Frame 1 (no input): blank canvas, image omitted
Frame 60 (the mouse pressed at the canvas centre just before this capture): blank canvas, image omitted
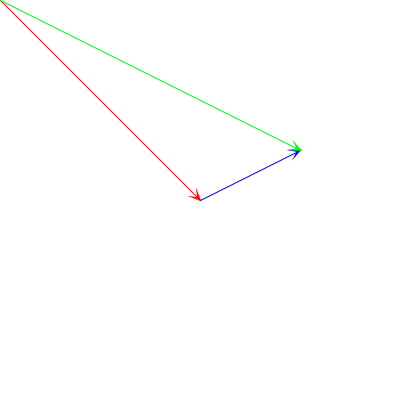
Frame 120 (the mouse held since frame 60 and released just before this capture)

The Processing sketch whose frames 1 and 60 were blank and that drew this single picture after the mouse press (run headless with seeded random() and noise(); from frame 60 on, the mouse is pressed at the canvas centre):

// Processing sketch: PVector_fonctions_dessin_fleche
// ── PVector_fonctions_dessin_fleche.pde
PVector v1, v2, v3;
color rouge, vert, bleu;

void setup() {
  size(400, 400);
  background(255);
  v1 = new PVector();
  v2 = new PVector(100,-50,0);
  v3 = new PVector();
  rouge = color(255,0,0);
  vert = color(0,255,0);
  bleu = color(0,0,255);
}

void draw() {
  background(255);
  
  v1.set(mouseX, mouseY, 0);
  dessinFleche(v1, rouge);
  
  dessinFleche(v2, v1.x, v1.y, bleu);
  
  v3 = PVector.add(v1, v2);
  dessinFleche(v3, 0, 0, vert);
}
// ── fonctions_dessin_fleche.pde
// - - - - - - - - - - - - - - - - - - - - - -

// Fonctions de dessin d’une flèche orientée.

// - - - - - - - - - - - - - - - - - - - - - -

// Fonction à deux arguments :
// un vecteur et une couleur.
// Il faut gérer le repositionnement dans le draw() avec un translate().

void dessinFleche( PVector monVect, color c) {
  // orientation de la flèche
  float theta = monVect.heading2D();
  // ligne de la flèche
  stroke(c);
  noFill();
  line(0, 0, monVect.x, monVect.y);
  // pointe de la flèche
  if (monVect.mag() > 0) {
    pushMatrix();
    translate(monVect.x, monVect.y);
    rotate(theta);
    noStroke();
    fill(c);
    beginShape();
    vertex(2, 0);
    vertex(-12, 6);
    vertex(-4, 0);
    vertex(-12, -6);
    endShape(CLOSE);
    popMatrix();
  }
}

// - - - - - - - - - - - - - - - - - - - - - -

// Fonction à quatre arguments :
// un vecteur, une translation en x, une translation en y et une couleur.
// On gère le repositionnement à même la fonction.

void dessinFleche(PVector monVect, float translationX, float translationY, color c) {
  pushMatrix();
  translate(translationX, translationY);
  float theta = monVect.heading2D();
  stroke(c);
  line(0, 0, monVect.x, monVect.y);
  if (monVect.mag() > 0) {
    pushMatrix();
    translate(monVect.x, monVect.y);
    rotate(theta);
    noStroke();
    fill(c);
    beginShape();
    vertex(2, 0);
    vertex(-12, 6);
    vertex(-4, 0);
    vertex(-12, -6);
    endShape(CLOSE);
    popMatrix();
    popMatrix();
  }
}
